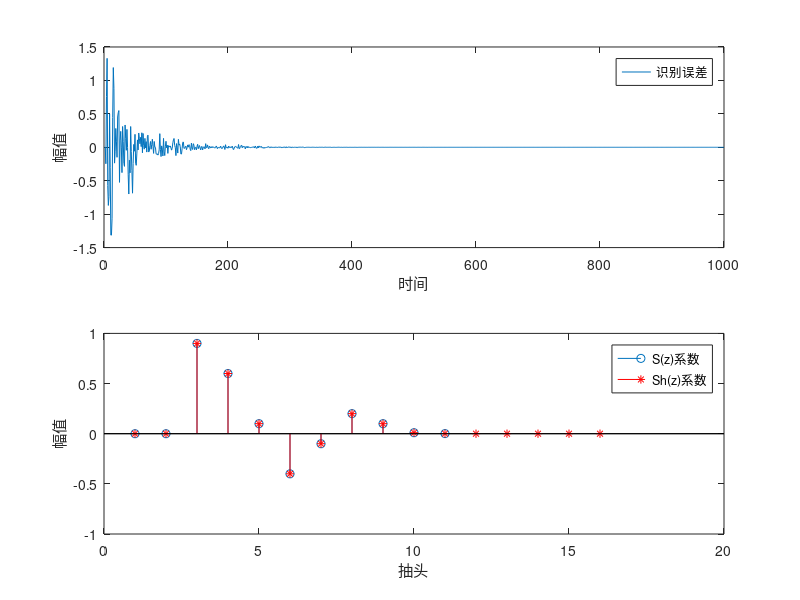

Here is the MATLAB script that generated this plot: (Note: this script raises an error after producing the figure.)
%              +-----------+                       +   
% x(k) ---+--->|   P(z)    |--yp(k)----------------> sum --+---> e(k)
%         |    +-----------+                          ^-   |
%         |                                           |    |
%         |        \                                ys(k)  |     
%         |    +-----------+          +-----------+   |    |
%         +--->|   C(z)    |--yw(k)-->|   S(z)    |---+    |
%         |    +-----------+          +-----------+        |
%         |            \                                   |
%         |             \----------------\                 |
%         |                               \                |
%         |    +-----------+          +-----------+        |
%         +--->|   Sh(z)   |--xs(k)-->|    LMS    |<-------+
%              +-----------+          +-----------+        

% LMS最小均方误差
% S(z)次级通道传递函数      % ys(k)次级声源
% P(z)主通道传递函数        % yp(k)初级声源
% C(z)控制器               % yw(k)控制器
% Sh(z)传感器函数          % xs(k)传感器参考信号

clear
T=1000; % 仿真持续时间
% 我们不知道p(z)和S(z)，所以我们必须建立dummy虚拟路径
Pw=[0 0 0 0 0 0 0.8 0.6 -0.2 -0.5 -0.1 0.4 -0.05];
Sw=[0 0 0.9 0.6 0.1 -0.4 -0.1 0.2 0.1 0.01 0.001];
% PwNonlinear = 

x_iden=randn(1,T); % 产生shape=(1,1000)的白噪声信号估计S(z)

% 送至actuator执行，在传感器位置测量，
y_iden=filter(Sw, 1, x_iden);

% 然后，开始识别过程
Shx=zeros(1,16);       % 传感器Sh(z)的状态
Shw=zeros(1,16);       % 传感器Sh(z)的权重
e_iden=zeros(1, T);   % 识别错误的数据缓冲区

%LMS 算法
% [Shy,Shw]=lms(Shx,y_iden,x_iden,Shw,e_iden,T);
mu=0.1;                         % 学习率
for k=1:T                       % 离散时间 k
    Shx=[x_iden(k) Shx(1:15)];  % 更新传感器的状态
    Shy=sum(Shx.*Shw);          % 计算传感器Sh(z)的输出
    e_iden(k)=y_iden(k)-Shy;    % 计算误差     
    Shw=Shw+mu*e_iden(k)*Shx;   % 调整权重
end

% 检查结果
figure(1)
subplot(2,1,1)
plot((1:T), e_iden);
ylabel('幅值');
xlabel('时间');
legend('识别误差');
subplot(2,1,2)
stem(Sw) 
hold on 
stem(Shw, 'r*')
ylabel('幅值');
xlabel('抽头');
legend('S(z)系数', 'Sh(z)系数')
hold off;


% 第second task二个任务是主动控制
% filename='newGE1.wav';
% [X,fs]=audioread(filename);
% filename = 'Siemens-MAGNETOM-HEAD.txt';
filename = 'GE-SZNGA Premier-3D-AXT1-MPR.txt';
% filename = 'GE-Verio-SZGNA-PIONEER-HEAD.txt';
% filename = 'GE-Verio-SZGNA-PIONEER-Waist-1.txt';
% filename = 'GE-Verio-SZGNA-PIONEER-Waist-2.txt';
dataset = importdata(filename,'	',6);%导入数据
% dataset = importdata(filename);%导入数据
x = dataset.data;% 只加载数字部分
t = x(:,1);
X = x(:,2);

T1 = length(X);

% X=randn(1,T);
% 测量传感器位置接收的噪声，
% Yd = filter(Pw, 1, X);
Yd = realYNonlinear(X);
% 启动系统
Cx=zeros(1,16);       % C(z)的状态
Cw=zeros(1,16);       % C(z)的权重
Sx=zeros(size(Shw));   % secondary次路径的虚拟状态
e_cont=zeros(1,T1);    % 控制错误的数据缓冲区
Xhx=zeros(1,16);      % 过滤后x(k)的状态
% FxLMS 算法
% [Cy,Cw]=FxLMS(X,Cx,Cw,Sx,Sw,Shx,Shw,e_cont,Xhx,T,Yd);
mu=1;                              % 学习率
for k=1:T1                         % 离散时间 k
    Cx=[X(k) Cx(1:15)];            % 更新控制器状态 
    Cy=sum(Cx.*Cw);                % 计算控制器输出
    Sx=[Cy Sx(1:length(Sx)-1)];    % 传播到secondary path
    e_cont(k)=Yd(k)-sum(Sx.*Shw);   % 测量残差
    Shx=[X(k) Shx(1:15)];          % 更新Sh(z)的状态
    Xhx=[sum(Shx.*Shw) Xhx(1:15)]; % 计算过滤后的x(k)
%     mu = 1/sum(Xhx.*Xhx);
    Cw=Cw+mu*e_cont(k)*Xhx;        % 调整controller的权重
end
save e_cont;
figure(3);
plot((1:T1),X);
ylabel('幅值'); 
xlabel('时间');
legend('噪声信号');
% 结果
figure(2);
subplot(2,1,1);
plot((1:T1), e_cont);
ylabel('幅值');
xlabel('时间');
legend('残余噪声');
subplot(2,1,2);
plot((1:T1), Yd);
hold on;
plot((1:T1), Yd' - e_cont);
ylabel('幅值'); 
xlabel('时间');
legend('噪声信号', '控制信号');
hold off;